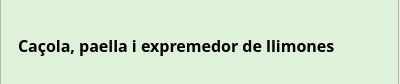
<?xml version="1.0" encoding="UTF-8"?>
<ui version="4.0">
 <class>Dialog</class>
 <widget class="QDialog" name="Dialog">
  <property name="geometry">
   <rect>
    <x>0</x>
    <y>0</y>
    <width>400</width>
    <height>84</height>
   </rect>
  </property>
  <property name="windowTitle">
   <string>Dialog</string>
  </property>
  <widget class="QFrame" name="frame">
   <property name="geometry">
    <rect>
     <x>0</x>
     <y>-1</y>
     <width>399</width>
     <height>111</height>
    </rect>
   </property>
   <property name="styleSheet">
    <string notr="true">background-color: #e0f1d9;</string>
   </property>
   <property name="frameShape">
    <enum>QFrame::Shape::StyledPanel</enum>
   </property>
   <property name="frameShadow">
    <enum>QFrame::Shadow::Raised</enum>
   </property>
   <widget class="QLabel" name="label">
    <property name="geometry">
     <rect>
      <x>18</x>
      <y>24</y>
      <width>353</width>
      <height>44</height>
     </rect>
    </property>
    <property name="font">
     <font>
      <family>Montserrat</family>
      <pointsize>12</pointsize>
      <bold>true</bold>
     </font>
    </property>
    <property name="text">
     <string>Caçola, paella i expremedor de llimones</string>
    </property>
   </widget>
  </widget>
 </widget>
 <resources/>
 <connections/>
</ui>
